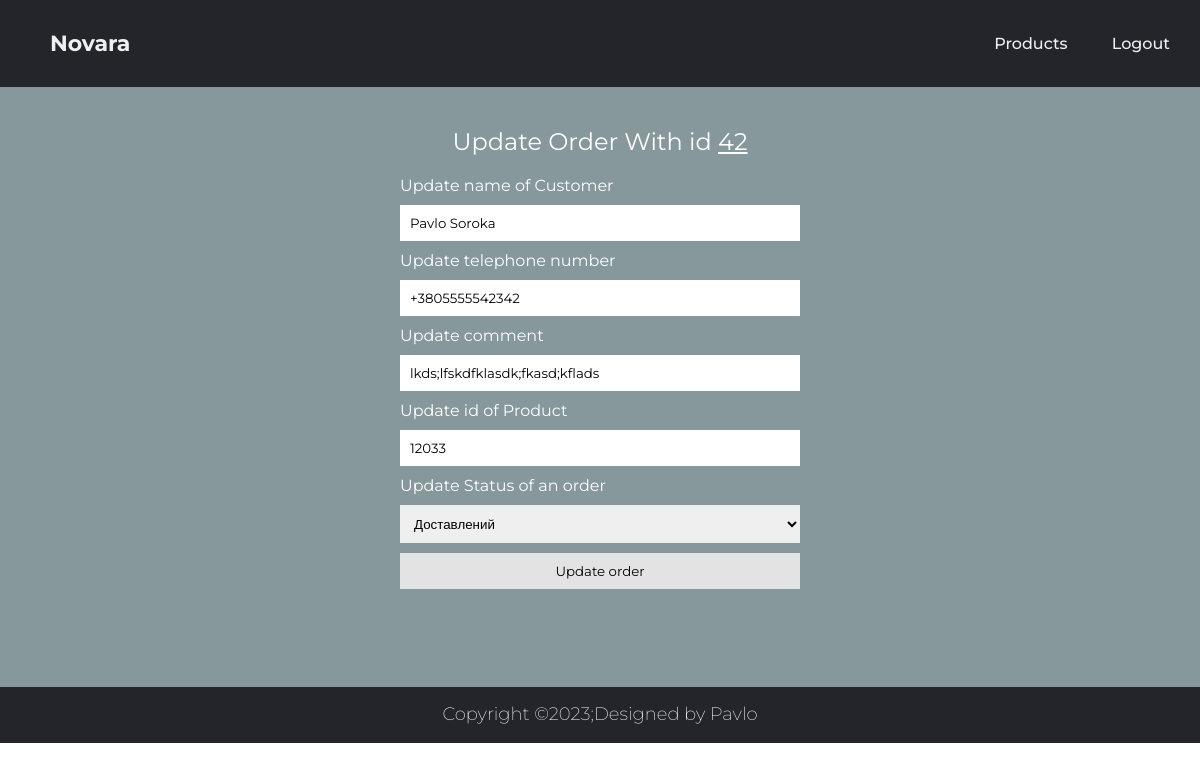
/updateOrder.php?id=42 (signed in), run on the app's committed database.
### tables this page shows
CREATE TABLE `orders` (
  `id` int(11) NOT NULL,
  `nameCustomer` varchar(50) DEFAULT NULL,
  `telephoneNumber` varchar(50) DEFAULT NULL,
  `comment` varchar(120) DEFAULT NULL,
  `orderStatus` varchar(50) DEFAULT NULL,
  `idOfProduct` int(11) DEFAULT NULL
);

### updateOrder.php (the view, shortened to what this page needs)
<?php
    if ($_SESSION['user']['is_admin'] > 0){
        $idToUpdate = $_GET["id"];
        $connect = mysqli_connect('localhost', 'root', '', 'test_app');
        $sql = "SELECT * FROM `orders` WHERE `id` = '$idToUpdate'";
        if($result = $connect->query($sql)){
            foreach($result as $row){
                $product = $row;
            }
        }
    } else {
        header('Location: ./index.php?page=0.php');
    }
?>
<!DOCTYPE html>
<html lang="en">
<head>
    <link rel="stylesheet" href="./styles/style.css">
    <link rel="stylesheet" href="./styles/addProduct.css">
</head>
<body>
    <div class="header">
        <?php include './inc/header.php';?>
    </div>
    <section class="main_section">
        <div class="mainPart">
            <form action="./inc/updateOrder.php" method="post" enctype="multipart/form-data">
                <label class="updateMainLabel">Update Order With id
                    <span style="text-decoration: underline;">
                        <?php echo $product["id"] ?>
                    </span>
                </label>
                <label>Update name of Customer</label>
                <input type="text" value="<?php echo $product["nameCustomer"] ?>" name="nameCustomer" placeholder="Update name of Customer">
                <label>Update telephone number</label>
                <input type="text" value="<?php echo $product["telephoneNumber"] ?>" name="telephoneNumber" placeholder="Update telephone number">
                <label>Update comment</label>
                <input type="text" value="<?php echo $product["comment"] ?>" name="comment" placeholder="Update comment">
                <label>Update id of Product</label>
                <input type="text" value="<?php echo $product["idOfProduct"] ?>" name="idOfProduct" placeholder="Update id of Product">
                <label>Update Status of an order</label>
                <select name="orderStatus" id="color">
                    <option value="<?php echo $product["orderStatus"] ?>"><?php echo $product["orderStatus"] ?></option>
                </select>
                <button type="submit">Update order</button>
            </form>
        </div>
    </section>
    <div class="footer">
        <?php include './inc/footer.php';?>
    </div>
</body>
</html>

### styles/style.css (style rules this page uses)
* { padding: 0; margin: 0; box-sizing: border-box; font-family: 'Montserrat', sans-serif; }
.main_section { background-color: #87989d; min-height: 600px; }

### styles/addProduct.css (style rules this page uses)
.mainPart { width: 100%; color: white; background-color: #87989d; display: flex; align-items: center; justify-content: center; padding-top: 40px; }
form { display: flex; flex-direction: column; width: 400px; }
input, select { margin: 10px 0; padding: 10px; border: unset; border-bottom: 2 px solid #e3e3e3; outline: none; }
option { font-size: 16px; }
button { padding: 10px; background: #e3e3e3; border: unset; cursor: pointer; }
.updateMainLabel { text-align: center; font-size: 24px; padding-bottom: 20px; }

### data on the page
orders: id "42", nameCustomer "Pavlo Soroka", telephoneNumber "+3805555542342", comment "lkds;lfskdfklasdk;fkasd;kflads", idOfProduct "12033", orderStatus "Доставлений"
